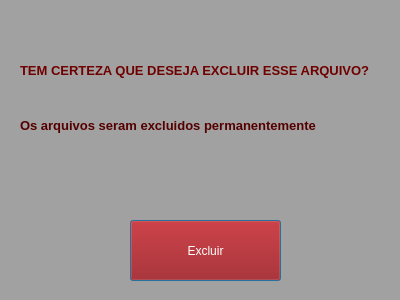
<?xml version="1.0" encoding="UTF-8"?>
<ui version="4.0">
 <class>Dialog</class>
 <widget class="QDialog" name="Dialog">
  <property name="geometry">
   <rect>
    <x>0</x>
    <y>0</y>
    <width>400</width>
    <height>300</height>
   </rect>
  </property>
  <property name="windowTitle">
   <string>Dialog</string>
  </property>
  <property name="styleSheet">
   <string notr="true">alternate-background-color: rgb(139, 139, 139);
background-color: rgb(161, 161, 161);</string>
  </property>
  <widget class="QLabel" name="label">
   <property name="geometry">
    <rect>
     <x>20</x>
     <y>20</y>
     <width>391</width>
     <height>101</height>
    </rect>
   </property>
   <property name="font">
    <font>
     <family>Arial</family>
     <pointsize>10</pointsize>
     <weight>75</weight>
     <bold>true</bold>
    </font>
   </property>
   <property name="styleSheet">
    <string notr="true">color: rgb(255, 170, 0);
color: rgb(111, 0, 0);</string>
   </property>
   <property name="text">
    <string>TEM CERTEZA QUE DESEJA EXCLUIR ESSE ARQUIVO?</string>
   </property>
  </widget>
  <widget class="QLabel" name="label_2">
   <property name="geometry">
    <rect>
     <x>20</x>
     <y>80</y>
     <width>331</width>
     <height>91</height>
    </rect>
   </property>
   <property name="font">
    <font>
     <family>Arial</family>
     <pointsize>10</pointsize>
     <weight>75</weight>
     <bold>true</bold>
    </font>
   </property>
   <property name="styleSheet">
    <string notr="true">color: rgb(85, 0, 0);</string>
   </property>
   <property name="text">
    <string>Os arquivos seram excluidos permanentemente</string>
   </property>
  </widget>
  <widget class="QPushButton" name="excluir">
   <property name="geometry">
    <rect>
     <x>130</x>
     <y>220</y>
     <width>151</width>
     <height>61</height>
    </rect>
   </property>
   <property name="styleSheet">
    <string notr="true">background-color: rgb(154, 0, 0);
color: rgb(255, 255, 255);</string>
   </property>
   <property name="text">
    <string>Excluir</string>
   </property>
  </widget>
 </widget>
 <resources/>
 <connections/>
</ui>
